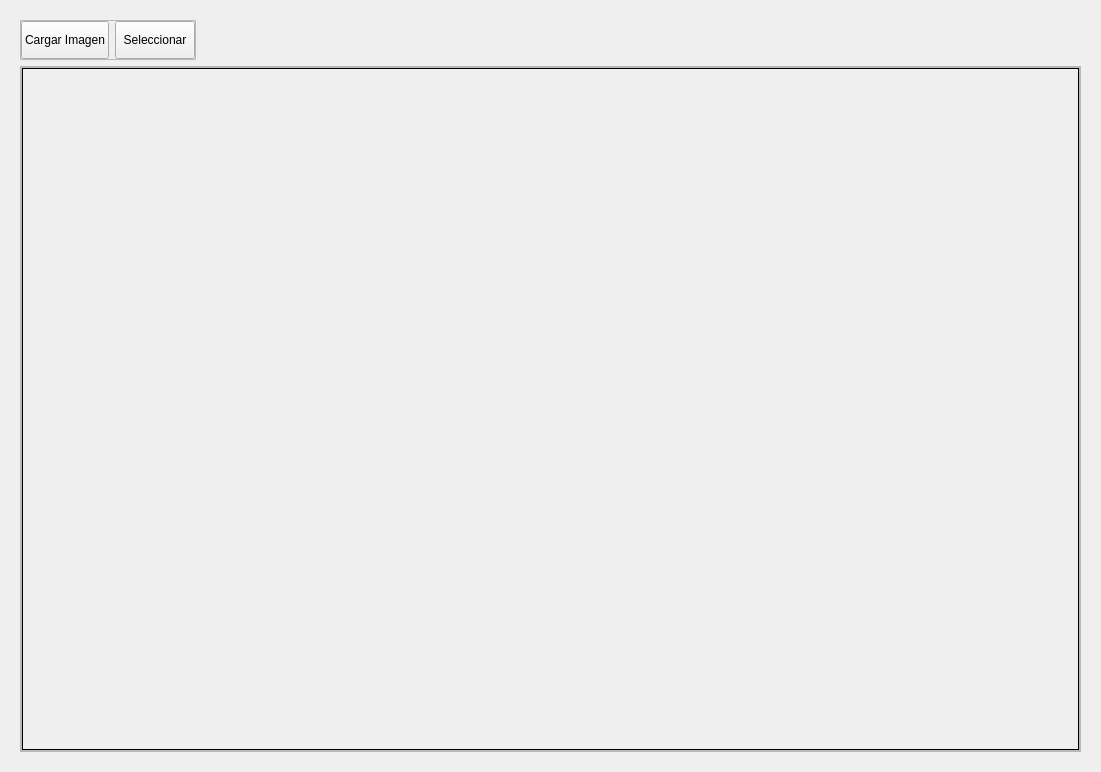
<?xml version="1.0" encoding="UTF-8"?>
<ui version="4.0">
 <class>MainWindow</class>
 <widget class="QMainWindow" name="MainWindow">
  <property name="geometry">
   <rect>
    <x>0</x>
    <y>0</y>
    <width>1101</width>
    <height>772</height>
   </rect>
  </property>
  <property name="windowTitle">
   <string>NDVI Labeling</string>
  </property>
  <widget class="QWidget" name="centralwidget">
   <property name="sizePolicy">
    <sizepolicy hsizetype="Preferred" vsizetype="Preferred">
     <horstretch>0</horstretch>
     <verstretch>0</verstretch>
    </sizepolicy>
   </property>
   <layout class="QGridLayout" name="gridLayout_2">
    <item row="0" column="0">
     <layout class="QVBoxLayout" name="verticalLayout">
      <property name="leftMargin">
       <number>11</number>
      </property>
      <property name="topMargin">
       <number>11</number>
      </property>
      <property name="rightMargin">
       <number>11</number>
      </property>
      <property name="bottomMargin">
       <number>11</number>
      </property>
      <item alignment="Qt::AlignLeft">
       <widget class="QFrame" name="tools_frame">
        <property name="sizePolicy">
         <sizepolicy hsizetype="Minimum" vsizetype="Minimum">
          <horstretch>0</horstretch>
          <verstretch>0</verstretch>
         </sizepolicy>
        </property>
        <property name="minimumSize">
         <size>
          <width>0</width>
          <height>40</height>
         </size>
        </property>
        <property name="frameShape">
         <enum>QFrame::StyledPanel</enum>
        </property>
        <property name="frameShadow">
         <enum>QFrame::Raised</enum>
        </property>
        <layout class="QHBoxLayout" name="horizontalLayout_2">
         <property name="leftMargin">
          <number>0</number>
         </property>
         <property name="topMargin">
          <number>0</number>
         </property>
         <property name="rightMargin">
          <number>0</number>
         </property>
         <property name="bottomMargin">
          <number>0</number>
         </property>
         <item>
          <widget class="QPushButton" name="loadImgBtn">
           <property name="sizePolicy">
            <sizepolicy hsizetype="Minimum" vsizetype="Preferred">
             <horstretch>0</horstretch>
             <verstretch>0</verstretch>
            </sizepolicy>
           </property>
           <property name="text">
            <string>Cargar Imagen</string>
           </property>
          </widget>
         </item>
         <item>
          <widget class="QPushButton" name="selectBtn">
           <property name="sizePolicy">
            <sizepolicy hsizetype="Minimum" vsizetype="Preferred">
             <horstretch>0</horstretch>
             <verstretch>0</verstretch>
            </sizepolicy>
           </property>
           <property name="text">
            <string>Seleccionar</string>
           </property>
          </widget>
         </item>
        </layout>
       </widget>
      </item>
      <item>
       <widget class="QFrame" name="img_frame">
        <property name="frameShape">
         <enum>QFrame::StyledPanel</enum>
        </property>
        <property name="frameShadow">
         <enum>QFrame::Raised</enum>
        </property>
        <layout class="QGridLayout" name="gridLayout">
         <property name="leftMargin">
          <number>0</number>
         </property>
         <property name="topMargin">
          <number>0</number>
         </property>
         <property name="rightMargin">
          <number>0</number>
         </property>
         <property name="bottomMargin">
          <number>0</number>
         </property>
         <item row="0" column="0">
          <widget class="QScrollArea" name="scrollArea">
           <property name="widgetResizable">
            <bool>true</bool>
           </property>
           <widget class="QWidget" name="scrollAreaWidgetContents">
            <property name="geometry">
             <rect>
              <x>0</x>
              <y>0</y>
              <width>1057</width>
              <height>682</height>
             </rect>
            </property>
            <property name="layoutDirection">
             <enum>Qt::LeftToRight</enum>
            </property>
            <layout class="QHBoxLayout" name="horizontalLayout">
             <property name="leftMargin">
              <number>0</number>
             </property>
             <property name="topMargin">
              <number>0</number>
             </property>
             <property name="rightMargin">
              <number>0</number>
             </property>
             <property name="bottomMargin">
              <number>0</number>
             </property>
             <item>
              <widget class="QLabel" name="imageLbl">
               <property name="frameShape">
                <enum>QFrame::Box</enum>
               </property>
               <property name="text">
                <string/>
               </property>
              </widget>
             </item>
            </layout>
           </widget>
          </widget>
         </item>
        </layout>
       </widget>
      </item>
     </layout>
    </item>
   </layout>
  </widget>
 </widget>
 <resources/>
 <connections/>
</ui>
